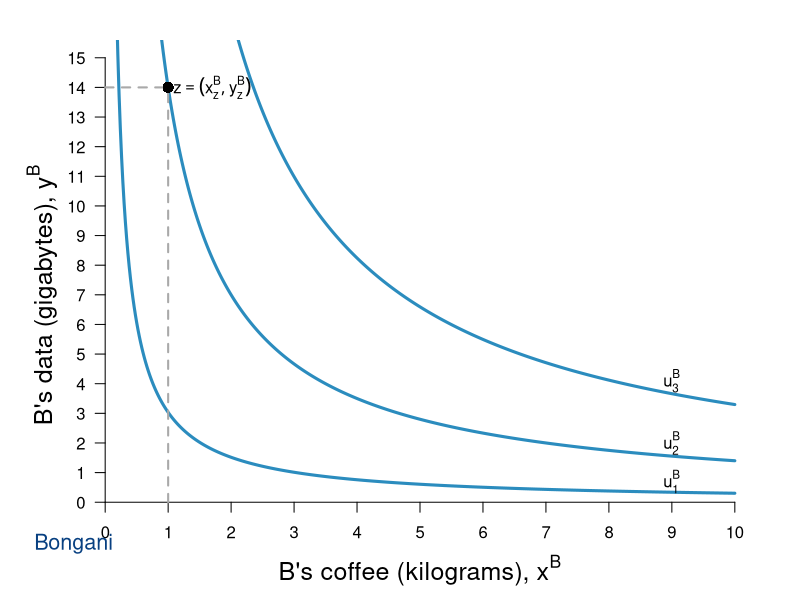

This chart was generated by the following R code:
require(ggplot2)
require(shape)
#pdf(file = "property_fig1bSTEP1.pdf", width = 9, height = 7)
#pdf(file = "property_fig1bSTEP2.pdf", width = 9, height = 7)
pdf(file = "property/property_fig1b.pdf", width = 9, height = 7)

#Set parameters for graphics
axislabelsize <- 1.5
graphlinewidth <- 3
namesize <- 1.3

COL <- c("#7fc97f", "#beaed4", "#fdc086", "#ffff99", "#386cb0", "#f0027f", "#bf5b17", "#666666")
COLA <- c("#99d8c9","#66c2a4","#41ae76", "#238b45", "#005824")
COLB <- c("#4eb3d3", "#2b8cbe", "#0868ac","#084081")

uA <- function(x, y, alpha = 0.5, lambda = 0.4) {
  (x^(alpha)*y^(1 - alpha))^(1-lambda)*((10 - x)^(alpha)*(15 - y)^(1 - alpha))^lambda
}

indiffcurveB1 <- function(x, U = 3.741657, A = 1, a = 0.5) {
  ((((U-2)/A)*(1/x)^a)^(1/(1-a)))
}

indiffcurveB2 <- function(x, U = 3.741657, A = 1, a = 0.5) {
  (((U/A)*(1/x)^a)^(1/(1-a)))
}

indiffcurveB3 <- function(x, U = 3.741657, A = 1, a = 0.5) {
  ((((U+2)/A)*(1/x)^a)^(1/(1-a)))
}

#Aisha happens to have found 8 coffee and 2 data, 
#and Betty happens to have found 2 coffee and 13 data. 
#Aisha's utility (8^0.5)*(2^0.5) = 4
#Betty's utility (2^0.5)*(13^0.5) = 5.09

#COL <- c("#1B9E77", "#D95F02", "#7570B3", "#E7298A", "#66A61E", "#E6AB02", "#A6761D", "#666666")
#COL <- c("#7fc97f", "#beaed4", "#fdc086", "#ffff99")
COL <- c("#fc9272", "#fb6a4a", "#ef3b2c","#cb181d", "#99000d")
par(mar =  c(4, 4, 2, 2))
xlims <- c(0, 10)
ylims <- c(0, 15)



plot(0, 0, xlim = xlims, ylim = ylims, type = "n",
     xlab = "",
     ylab = "",
     xaxt = "n", 
     yaxt = "n", 
     cex.lab = axislabelsize, 
     bty = "n")

mtext(expression(paste("B's coffee (kilograms), ", x^B)), side=1, line = 2.5, cex = axislabelsize)
text(-1, 7, expression(paste("B's data (gigabytes), ", y^B)), xpd = TRUE, cex = axislabelsize, srt = 90) 


npts <- 500 
npts2 <- 501
#Specify the sequences of points for graphing. 
xx1 <- seq(xlims[1], xlims[2], length.out = npts)
#xx2 <- seq(xlims[1], xlims[2], length.out = npts)
#xx3 <- seq(xlims[1], xlims[2], length.out = npts2)
#xx4 <- seq(xlims[1], 10, length.out = npts2)

#Draw the lines for the graphs
lines(xx1, indiffcurveB1(xx1), col = COLB[2], lwd = graphlinewidth)
lines(xx1, indiffcurveB2(xx1), col = COLB[2], lwd = graphlinewidth)
lines(xx1, indiffcurveB3(xx1), col = COLB[2], lwd = graphlinewidth)
#lines(xx2, solowCondition(xx2, delta = 5), col = COL[3], lwd = 4)
#lines(xx2, solowInfeas(xx2, delta = 5), col = COL[1], lwd = 4, lty = 2)

#Customize ticks and labels for the plot
ticksy <- seq(from = 0, to = 15, by = 1)
ylabels <- seq(from = 0, to = 15, by = 1)
ticksx <- seq(from = 0, to = 10, by = 1)
xlabels <- seq(from = 0, to = 10, by = 1)
axis(1, at = ticksx, pos = 0, labels = xlabels)
axis(2, at = ticksy, pos = 0, labels = ylabels, las = 1)

#Annotation of the three graphs and the NE
text(9, 0.7, expression(u[1]^B))
text(9, 2, expression(u[2]^B))
text(9, 4.1, expression(u[3]^B))
#text(16, 0.52, expression(paste("Nash Equilibrium")))

#Line to label B's endowment
segments(0, 14, 1, 14, lty = 2, col = "darkgray", lwd = 2)
segments(1, 0, 1, 14, lty = 2, col = "darkgray", lwd = 2)

#Add a point for Aisha's endowment
points(1, 14, pch = 16, col = "black", cex = 1.5)

#Annotating B's endowment
text(1.7, 14, expression(z == (list(x[z]^B, y[z]^B))))


text(-0.5, -1.4, expression("Bongani"), xpd = TRUE, cex = namesize, col = COLB[4])
#text(10.4, 16.4, expression("Bongani"), xpd = TRUE, cex = namesize, col = COLB[4])

#Arrow to Slope of BRF
#Arrows(14.2, 0.12, 12.2, 0.12, col = "black", lty = 1, lwd = 2, arr.type = "triangle")
#text(16.8, 0.12, expression(paste("Slope = ", q[p])))

#Arrow to Slope of isoprofit
#Arrows(13, 0.80, 15, 0.80, col = "black", lty = 1, lwd = 2, arr.type = "triangle")
#text(10.2, 0.80, expression(paste("Slope = ", frac(q, p))))

dev.off()
